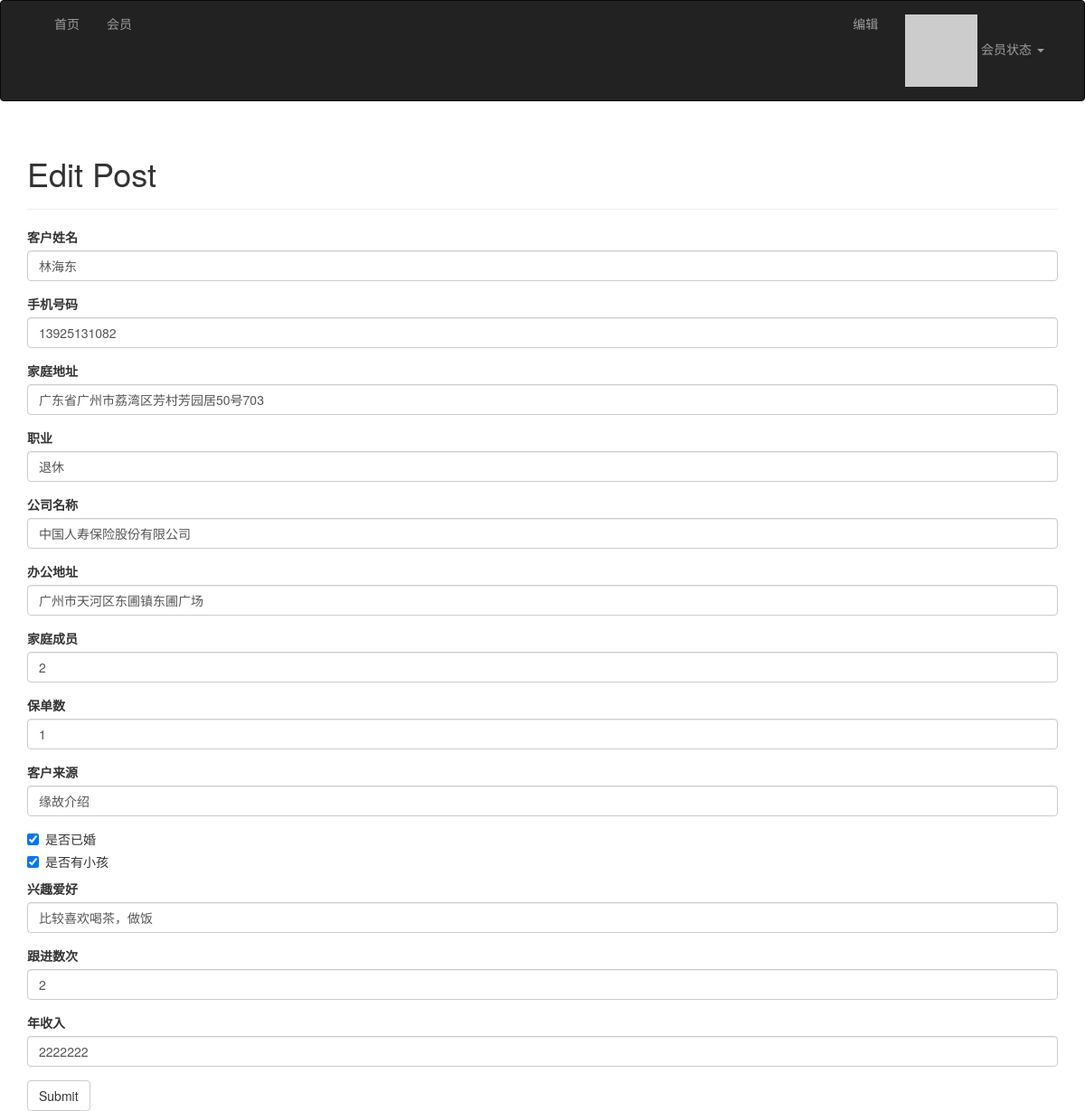
The page /edit/14 (signed in) on the database its author committed.
### app/models.py (models this page shows, shortened)
class Post(db.Model):
    __tablename__ = 'posts'
    id = db.Column(db.Integer, primary_key=True)
    body = db.Column(db.Text)
    body_html = db.Column(db.Text)
    name = db.Column(db.String(64))
    phnumber = db.Column(db.Integer,unique=True)
    homeaddress = db.Column(db.String(64))
    career = db.Column(db.String(64))
    company = db.Column(db.String(64))
    jobaddress = db.Column(db.String(64))
    families = db.Column(db.Integer)
    insurance = db.Column(db.Integer)
    source = db.Column(db.String(64))
    married = db.Column(db.Boolean, default=False)
    bobies = db.Column(db.Boolean, default=False)
    liking = db.Column(db.String(64))
    connects = db.Column(db.Integer)
    income = db.Column(db.Integer)
    timestamp = db.Column(db.DateTime, index=True, default=datetime.utcnow)
    author_id = db.Column(db.Integer, db.ForeignKey('users.id'))
    comments = db.relationship('Comment', backref='post', lazy='dynamic')
    insurancese = db.relationship('Insurance', backref='post', lazy='dynamic')

### app/main/views.py (the view, shortened to what this page needs)
@main.route('/edit/<int:id>', methods=['GET', 'POST'])
@login_required
def edit(id):
    post = Post.query.get_or_404(id)
    if current_user != post.author and \
            not current_user.can(Permission.ADMIN):
        abort(403)
    form = PostForm1()
    form.name.data = post.name
    form.phnumber.data = post.phnumber
    form.career.data = post.career
    form.company.data = post.company
    form.jobaddress.data = post.jobaddress
    form.families.data = post.families
    form.connects.data = post.connects
    form.source.data = post.source
    form.homeaddress.data = post.homeaddress
    form.income.data = post.income
    form.insurance.data = post.insurance
    form.bobies.data = post.bobies
    form.liking.data = post.liking
    form.married.data = post.married
    return render_template('edit_post.html', form=form)

### app/main/forms.py
class PostForm1(FlaskForm):
    name = StringField('客户姓名', validators=[Length(0, 64)])
    phnumber = StringField('手机号码', validators=[Length(0, 64)])
    homeaddress = StringField('家庭地址', validators=[Length(0, 64)])
    career = StringField('职业', validators=[Length(0, 64)])
    company = StringField('公司名称', validators=[Length(0, 64)])
    jobaddress = StringField('办公地址', validators=[Length(0, 64)])
    families = IntegerField('家庭成员')
    insurance = IntegerField('保单数')
    source = StringField('客户来源', validators=[Length(0, 64)])
    married = BooleanField('是否已婚')
    bobies = BooleanField('是否有小孩')
    liking = StringField('兴趣爱好', validators=[Length(0, 64)])
    connects = IntegerField('跟进数次')
    income = IntegerField('年收入')
    submit = SubmitField('Submit')

### app/auth/views.py (called while the page is built)
@auth.before_app_request
def before_request():
    if current_user.is_authenticated:
        current_user.ping()
        if not current_user.confirmed \
                and request.endpoint \
                and request.blueprint != 'auth' \
                and request.endpoint != 'static':
            return redirect(url_for('auth.unconfirmed'))

### app/main/__init__.py (called while the page is built)
@main.app_context_processor
def inject_permissions():
    return dict(Permission=Permission)

### app/main/views.py (called while the page is built)
@main.after_app_request
def after_request(response):
    for query in get_debug_queries():
        if query.duration >= current_app.config['FLASKY_SLOW_DB_QUERY_TIME']:
            current_app.logger.warning(
                'Slow query: %s\nParameters: %s\nDuration: %fs\nContext: %s\n'
                % (query.statement, query.parameters, query.duration,
                   query.context))
    return response

### app/models.py (called while the page is built)
@login_manager.user_loader
def load_user(user_id):
    return User.query.get(int(user_id))

    def has_permission(self, perm):
        return self.permissions & perm == perm

    def can(self, perm):
        return self.role is not None and self.role.has_permission(perm)

    def ping(self):
        self.last_seen = datetime.utcnow()
        db.session.add(self)

    def gravatar(self, size=100, default='identicon', rating='g'):
        url = 'https://secure.gravatar.com/avatar'
        hash = self.avatar_hash or self.gravatar_hash()
        return '{url}/{hash}?s={size}&d={default}&r={rating}'.format(
            url=url, hash=hash, size=size, default=default, rating=rating)

### app/templates/edit_post.html (shortened to what this page needs)
{% extends "base.html" %}
{% import "bootstrap/wtf.html" as wtf %}
{% block page_content %}
<div class="page-header">
    <h1>Edit Post</h1>
</div>
<div>
    {{ wtf.quick_form(form) }}
</div>
{% endblock %}

### rows shown on the page
Post: name "林海东", phnumber "13925131082", homeaddress "广东省广州市荔湾区芳村芳园居50号703", career "退休", company "中国人寿保险股份有限公司", jobaddress "广州市天河区东圃镇东圃广场", families "2", insurance "1", source "缘故介绍", married "☑", bobies "☑", liking "比较喜欢喝茶，做饭", connects "2", income "2222222"
